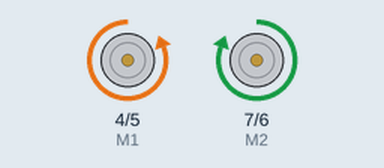
Recording of a sketch running on a simulated Arduino Uno, built with avr-gcc and run on an emulated ATmega328P. Shown: direction and speed pins drawn as motors (green arrow = direction pin HIGH = forward, orange = LOW = backward, longer = more drive).

Above: at 1.5 s.
At 4.5 s:
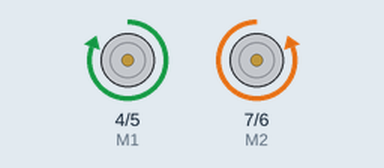
At 7.5 s:
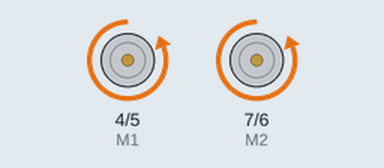
At 10.5 s:
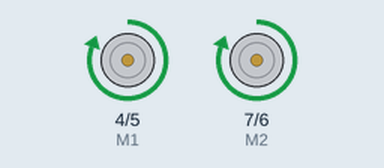
Timing chart, 0 to 15.6 s (numbered marks = the images above):
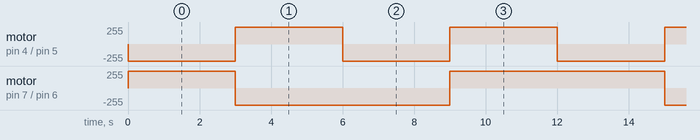

The sketch:

motor_board.ino
```cpp
/*

For setup, connnect the motors to the motor board appropriately. Connect motor board to an external power source, and attach it to the top of the arduino


Documentation for an older version of the board here: https://www.dfrobot.com/wiki/index.php/Arduino_Motor_Shield_(L298N)_(SKU:DRI0009)

Pin 4 = M1 = Motor 1 Directional Control
Pin 5 = E1 = Motor 1 PWM Control
Pin 6 = E2 = Motor 2 PWM Control
Pin 7 = M2 = Motor 2 Direction Control

Truth Table:

E1    M1
L     X   Motor 1 disabled
PWM   L   Motor 1 PWM Speed Forward
PWM   H   Motor 1 PWM Speed Backward

E2    M2
L     X   Motor 2 disabled
PWM   H   Motor 2 PWM Speed Forward
PWM   L   Motor 2 PWM Speed Backward

H is HIGH, L is LOW, PWM is PWM Signal, X is any voltage
PWM Values are 0 to 255

*/

//Arduino PWM Speed Control：
int E1 = 5;
int M1 = 4;
int E2 = 6;
int M2 = 7;

void setup()
{
    pinMode(M1, OUTPUT);
    pinMode(M2, OUTPUT);
}

//Forward
void forward()
{
  digitalWrite(M1, LOW);
  digitalWrite(M2, HIGH);
}

//Backward
void backward()
{
  digitalWrite(M1, HIGH);
  digitalWrite(M2, LOW);
}
//Turn Right
void right()
{
  digitalWrite(M1, LOW);
  digitalWrite(M2, LOW);
}

//Turn Left
void left()
{
  digitalWrite(M1, HIGH);
  digitalWrite(M2, HIGH);
}
void loop()
{
  analogWrite(E1, 255);   //PWM Speed Control
  analogWrite(E2, 255);   //PWM Speed Control


  forward();
  delay(3000);

  backward();
  delay(3000);

  right();
  delay(3000);

  left();
  delay(3000);


}
```

Measured:
- by itself, motor on pin 4 (M1) / pin 5 (E1): alternates forward 255/255 for 3.0 s and backward 255/255 for 3.0 s
- by itself, motor on pin 7 (M2) / pin 6 (E2): repeats every 12.0 s: backward 255/255 6.0 s, forward 255/255 6.0 s
